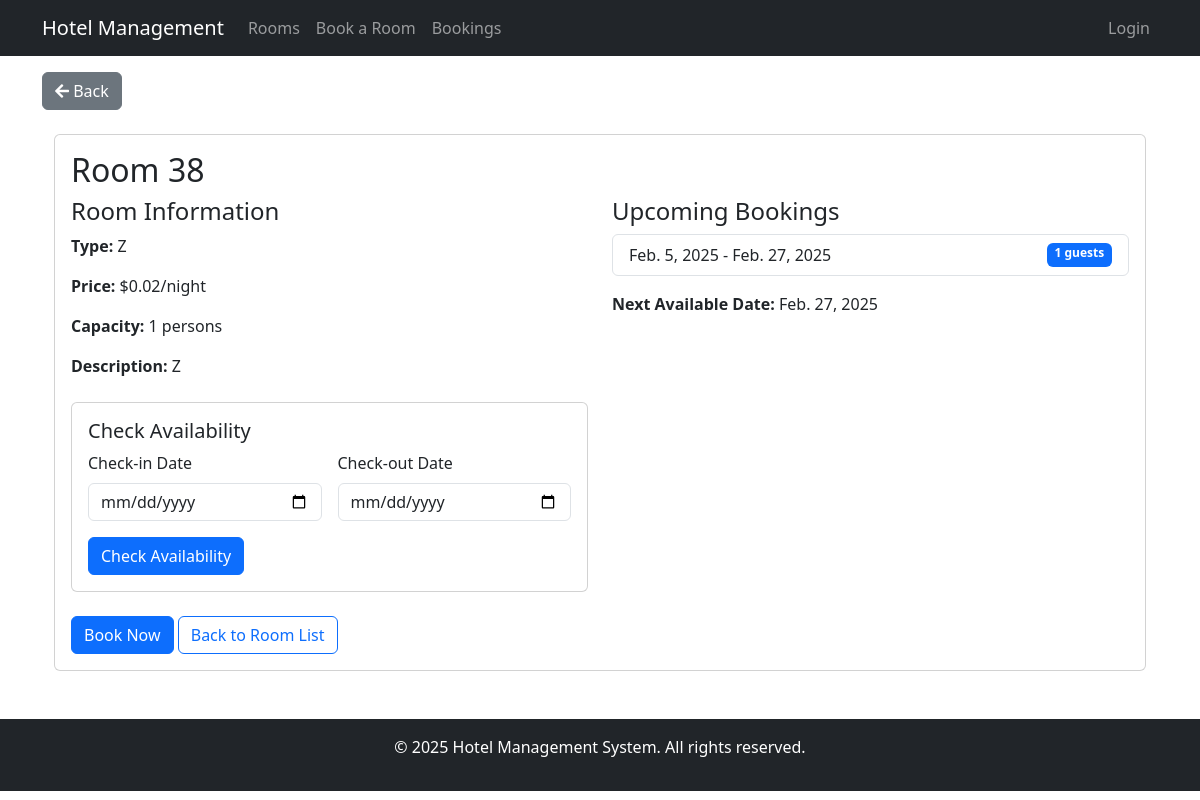
Before: /rooms/8/ with the older database file.
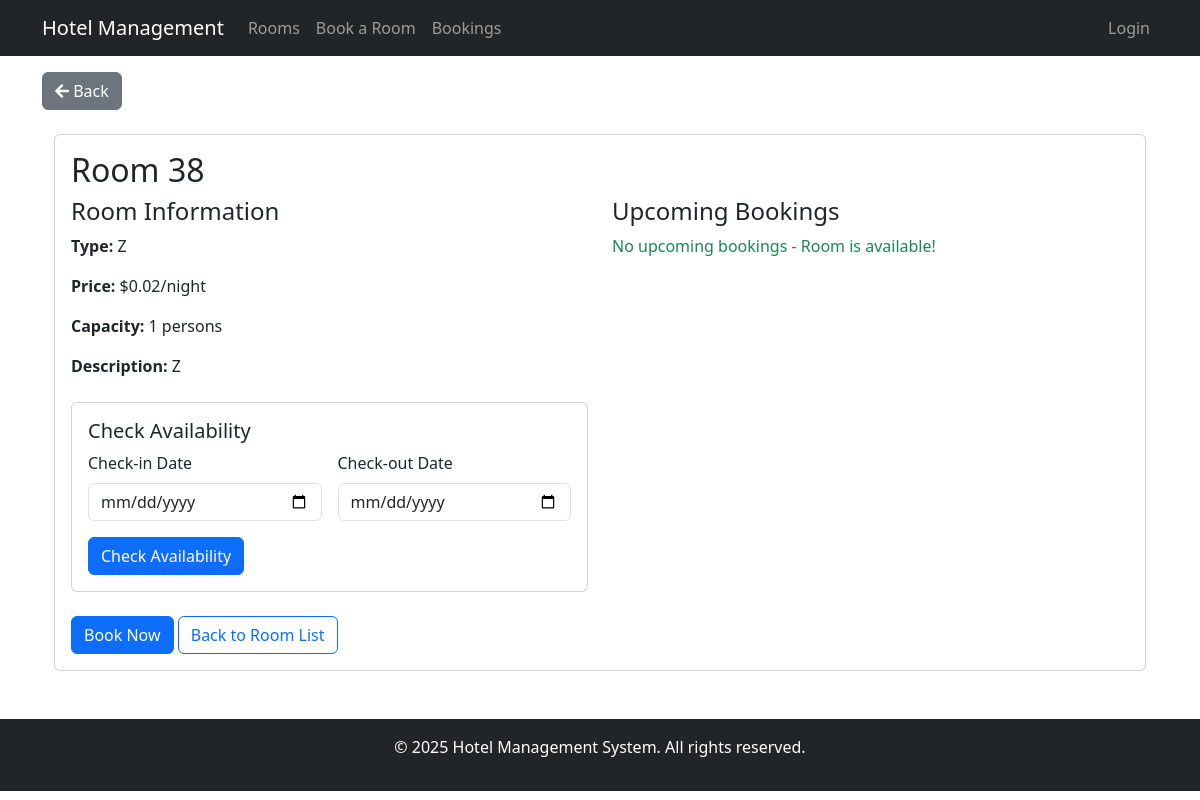
After: the same page with the newer database file.
### hotel_app/models.py (models this page shows, shortened)
class Booking(models.Model):
    guest = models.ForeignKey(User, on_delete=models.CASCADE, null=True, blank=True)
    room = models.ForeignKey(Room, on_delete=models.CASCADE)
    check_in = models.DateField()
    check_out = models.DateField()
    guests = models.IntegerField()
    special_requests = models.TextField(blank=True, null=True)
    created_at = models.DateTimeField(default=timezone.now)

### hotel_app/views.py (the view)
# urls.py: path('rooms/<int:pk>/', views.room_detail, name='room_detail'),  # Room detail view
def room_detail(request, pk):
    room = get_object_or_404(Room, pk=pk)
    upcoming_bookings = room.booking_set.filter(
        check_out__gte=timezone.now().date()
    ).order_by('check_in')
    context = {
        'room': room,
        'upcoming_bookings': upcoming_bookings,
        'next_available': room.get_next_available_date()
    }
    return render(request, 'hotel_app/room_detail.html', context)

### hotel_app/models.py (called while the page is built)
    def get_next_available_date(self):
        today = timezone.now().date()
        bookings = self.booking_set.filter(check_out__gte=today).order_by('check_out')
        if not bookings:
            return today
        return bookings.last().check_out

### hotel_app/templates/hotel_app/room_detail.html (shortened to what this page needs)
{% extends 'hotel_app/base.html' %}
{% block content %}
<div class="container mt-4">
    <div class="card">
        <div class="card-body">
            <h2 class="card-title">Room {{ room.number }}</h2>
            <div class="row">
                <div class="col-md-6">
                    <h4>Room Information</h4>
                    <p><strong>Type:</strong> {{ room.get_room_type_display }}</p>
                    <p><strong>Price:</strong> ${{ room.price }}/night</p>
                    <p><strong>Capacity:</strong> {{ room.capacity }} persons</p>
                    <p><strong>Description:</strong> {{ room.description }}</p>
                    <div class="card mt-4">
                        <div class="card-body">
                            <h5>Check Availability</h5>
                            <form method="get" class="row g-3" id="availability-form">
                                <div class="col-md-6">
                                    <label for="check_in" class="form-label">Check-in Date</label>
                                    <input type="date" class="form-control" id="check_in" name="check_in"
                                           min="{{ today|date:'Y-m-d' }}" required>
                                </div>
                                <div class="col-md-6">
                                    <label for="check_out" class="form-label">Check-out Date</label>
                                    <input type="date" class="form-control" id="check_out" name="check_out"
                                           min="{{ today|date:'Y-m-d' }}" required>
                                </div>
                                <div class="col-12">
                                    <button type="submit" class="btn btn-primary">Check Availability</button>
                                </div>
                            </form>
                        </div>
                    </div>
                </div>
                <div class="col-md-6">
                    <h4>Upcoming Bookings</h4>
                    {% if upcoming_bookings %}
                    <div class="list-group">
                        {% for booking in upcoming_bookings %}
                        <div class="list-group-item">
                            <div class="d-flex justify-content-between">
                                <span>{{ booking.check_in|date }} - {{ booking.check_out|date }}</span>
                                <span class="badge bg-primary">{{ booking.guests }} guests</span>
                            </div>
                        </div>
                        {% endfor %}
                    </div>
                    <div class="mt-3">
                        <p><strong>Next Available Date:</strong> {{ next_available|date }}</p>
                    </div>
                    {% else %}
                    <p class="text-success">No upcoming bookings - Room is available!</p>
                    {% endif %}
                </div>
            </div>
            <div class="mt-4">
                {% if room.is_available %}
                <a href="{% url 'booking_form' %}?room_id={{ room.id }}" class="btn btn-primary">Book Now</a>
                {% else %}
                <button class="btn btn-secondary" disabled>Not Available</button>
                {% endif %}
                <a href="{% url 'room_list' %}" class="btn btn-outline-primary">Back to Room List</a>
            </div>
        </div>
    </div>
</div>
{% endblock %}

Changed rows visible on the page:
removed Booking: check_in "Feb. 5, 2025", check_out "Feb. 27, 2025", guests "1"
Other visible differences:
text no longer shown: "Next Available Date:"
text now shown: "No upcoming bookings - Room is available!"
